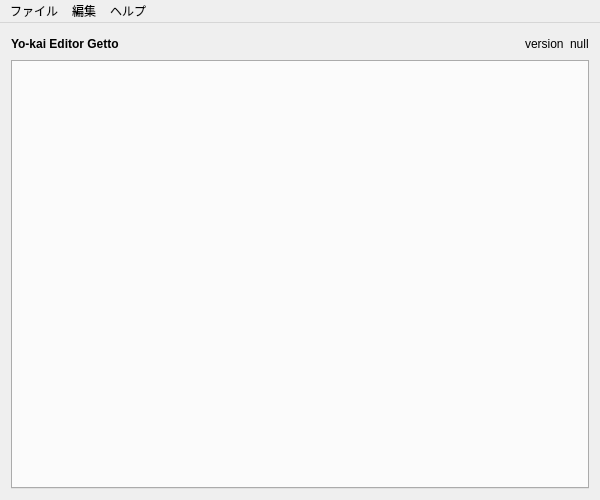
<?xml version="1.0" encoding="UTF-8"?>
<ui version="4.0">
 <class>MainWindow</class>
 <widget class="QMainWindow" name="MainWindow">
  <property name="geometry">
   <rect>
    <x>0</x>
    <y>0</y>
    <width>600</width>
    <height>500</height>
   </rect>
  </property>
  <property name="windowTitle">
   <string notr="true">Yo-kai Editor Getto</string>
  </property>
  <widget class="QWidget" name="centralWidget">
   <layout class="QGridLayout" name="gridLayout">
    <item row="0" column="0">
     <layout class="QVBoxLayout" name="verticalLayout">
      <item>
       <layout class="QHBoxLayout" name="horizontalLayout">
        <item>
         <widget class="QLabel" name="title_label">
          <property name="font">
           <font>
            <weight>75</weight>
            <bold>true</bold>
           </font>
          </property>
          <property name="text">
           <string notr="true">Yo-kai Editor Getto</string>
          </property>
         </widget>
        </item>
        <item>
         <spacer name="horizontalSpacer">
          <property name="orientation">
           <enum>Qt::Horizontal</enum>
          </property>
          <property name="sizeHint" stdset="0">
           <size>
            <width>40</width>
            <height>20</height>
           </size>
          </property>
         </spacer>
        </item>
        <item>
         <widget class="QLabel" name="label">
          <property name="text">
           <string>version</string>
          </property>
         </widget>
        </item>
        <item>
         <widget class="QLabel" name="version_label">
          <property name="text">
           <string notr="true">null</string>
          </property>
         </widget>
        </item>
       </layout>
      </item>
      <item>
       <widget class="QTabWidget" name="tabWidget">
        <property name="currentIndex">
         <number>-1</number>
        </property>
       </widget>
      </item>
     </layout>
    </item>
   </layout>
  </widget>
  <widget class="QMenuBar" name="menuBar">
   <property name="geometry">
    <rect>
     <x>0</x>
     <y>0</y>
     <width>600</width>
     <height>22</height>
    </rect>
   </property>
   <widget class="QMenu" name="menuFile">
    <property name="title">
     <string>ファイル</string>
    </property>
    <addaction name="actionOpen"/>
    <addaction name="actionSave"/>
    <addaction name="separator"/>
    <addaction name="actionOpenDecrypted"/>
    <addaction name="actionSaveDecrypted"/>
   </widget>
   <widget class="QMenu" name="menuHelp">
    <property name="title">
     <string>ヘルプ</string>
    </property>
    <addaction name="actionVersion_information"/>
   </widget>
   <widget class="QMenu" name="menuEdit">
    <property name="title">
     <string>編集</string>
    </property>
    <addaction name="actionManual_Edit"/>
   </widget>
   <addaction name="menuFile"/>
   <addaction name="menuEdit"/>
   <addaction name="menuHelp"/>
  </widget>
  <action name="actionOpen">
   <property name="text">
    <string>開く...</string>
   </property>
   <property name="shortcut">
    <string>Ctrl+O</string>
   </property>
  </action>
  <action name="actionSave">
   <property name="enabled">
    <bool>false</bool>
   </property>
   <property name="text">
    <string>別名で保存…</string>
   </property>
   <property name="shortcut">
    <string>Ctrl+S</string>
   </property>
  </action>
  <action name="actionVersion_information">
   <property name="text">
    <string>このアプリケーションについて</string>
   </property>
  </action>
  <action name="actionManual_Edit">
   <property name="enabled">
    <bool>false</bool>
   </property>
   <property name="text">
    <string>バイナリエディタで編集</string>
   </property>
   <property name="shortcut">
    <string>Ctrl+E</string>
   </property>
  </action>
  <action name="actionOpenDecrypted">
   <property name="text">
    <string>復号済みデータを開く…</string>
   </property>
   <property name="shortcut">
    <string>Ctrl+Shift+O</string>
   </property>
  </action>
  <action name="actionSaveDecrypted">
   <property name="enabled">
    <bool>false</bool>
   </property>
   <property name="text">
    <string>復号済みデータを別名で保存…</string>
   </property>
   <property name="shortcut">
    <string>Ctrl+Shift+S</string>
   </property>
  </action>
 </widget>
 <layoutdefault spacing="6" margin="11"/>
 <resources/>
 <connections/>
</ui>
